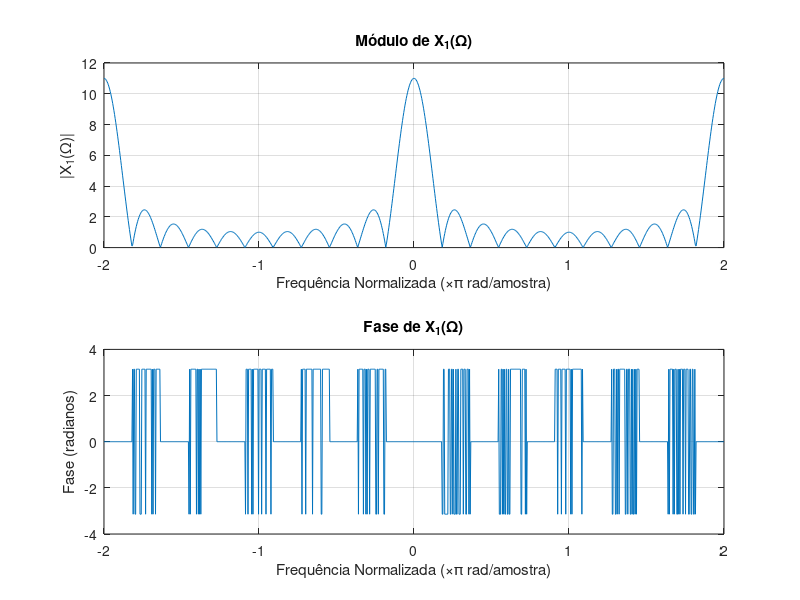

MATLAB code for this plot:
% =========================================================================
% Atividade Prática (a)
% Cálculo da DTFT do sinal x1[n]
% =========================================================================
clear all; clc; close all;

% 1. Definição do sinal e dos vetores
n = -5:5;                   % Vetor de tempo discreto para x1[n]
x1 = ones(1, length(n));    % Sinal x1[n] é 1 no intervalo de n

% Frequência digital Omega de -2*pi a 2*pi com 1000 pontos
Omega = linspace(-2*pi, 2*pi, 1000);

% 2. Cálculo da DTFT usando a definição (forma vetorizada)
% A equação é X(Ω) = Σ x[n] * exp(-j*Ω*n)
% Em MATLAB, isso pode ser feito eficientemente com multiplicação de matriz
exp_matrix = exp(-1j * n' * Omega); % Matriz de exponenciais complexas
X1 = x1 * exp_matrix;               % Calcula a DTFT

% 3. Apresentação dos gráficos
figure('Name', 'DTFT de x1[n]');

% Gráfico do Módulo
subplot(2, 1, 1);
plot(Omega/pi, abs(X1));
title('Módulo de X_1(\Omega)');
xlabel('Frequência Normalizada (\times\pi rad/amostra)');
ylabel('|X_1(\Omega)|');
grid on;

% Gráfico da Fase
subplot(2, 1, 2);
plot(Omega/pi, angle(X1));
title('Fase de X_1(\Omega)');
xlabel('Frequência Normalizada (\times\pi rad/amostra)');
ylabel('Fase (radianos)');
grid on;

% 4. Comparação com a teoria (ver janela de comando)
% Para comparar com a Atividade Teórica (item a)
disp('Valores para comparação:');
% Encontra o índice mais próximo de Omega = 0
[~, idx_0] = min(abs(Omega - 0));
fprintf('Valor calculado de |X1(0)|: %.4f (Teórico: 11)\n', abs(X1(idx_0)));

% Encontra o índice mais próximo de Omega = 1
[~, idx_1] = min(abs(Omega - 1));
fprintf('Valor calculado de X1(1) (módulo): %.4f\n', abs(X1(idx_1)));

% Encontra o índice mais próximo de Omega = pi
[~, idx_pi] = min(abs(Omega - pi));
fprintf('Valor calculado de X1(pi) (módulo): %.4f\n', abs(X1(idx_pi)));